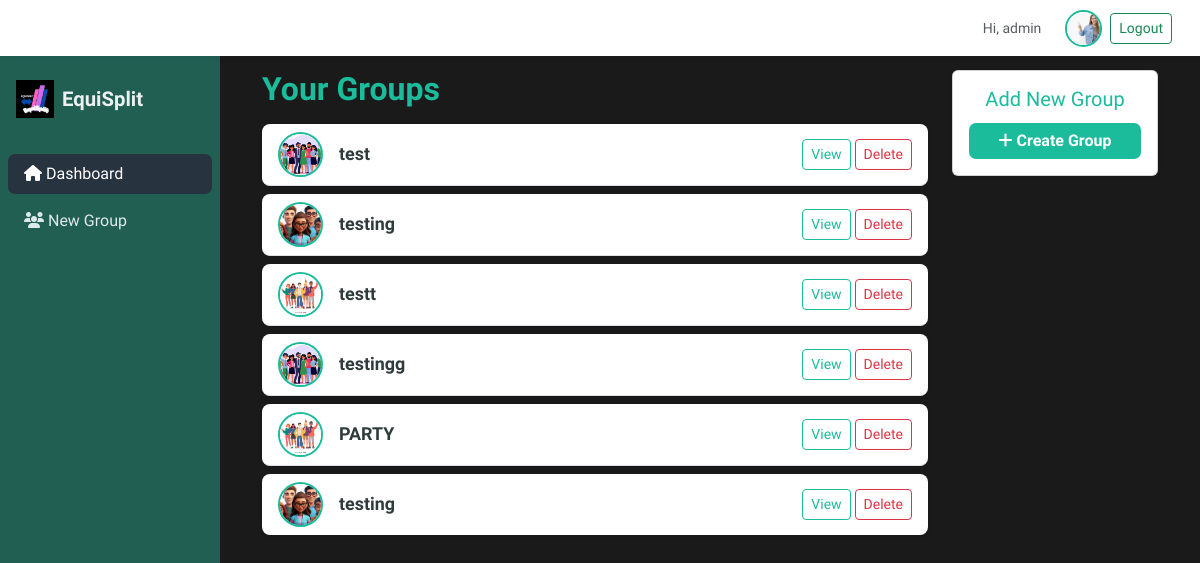
The app's page / (signed in) with its own data.
### equi_app/models.py (models this page shows, shortened)
class UserProfile(models.Model):
    GENDER_CHOICES = (
        ('M', 'Male'),
        ('F', 'Female'),
        ('O', 'Other'),
    )
    user = models.OneToOneField(User, on_delete=models.CASCADE, related_name='profile')
    profile_image = models.ImageField(upload_to='profile_photos/', default='profile_photos/default.png', blank=True)
    phone_number = models.CharField(max_length=20, blank=True)
    gender = models.CharField(max_length=1, choices=GENDER_CHOICES, blank=True)
    address = models.TextField(blank=True)
    pincode = models.CharField(max_length=10, blank=True)
    upi_id = models.CharField(max_length=64, blank=True)
    whatsapp_number = models.CharField(max_length=20, blank=True)

class Group(models.Model):
    name = models.CharField(max_length=100)
    members = models.ManyToManyField(User, related_name='custom_groups')
    group_image = models.ImageField(upload_to="group_images/", default="group_images/default.png", blank=True, null=True)
    created_by = models.ForeignKey(User, on_delete=models.CASCADE, blank=True, null=True, related_name='created_groups')
    created_at = models.DateTimeField(auto_now_add=True, blank=True, null=True)

### equi_app/views.py (the view)
# urls.py: path('', views.dashboard, name='dashboard'),
@login_required
def dashboard(request):
    groups = request.user.custom_groups.all()
    return render(request, 'dashboard.html', {'groups': groups})

### equi_app/templates/dashboard.html (shortened to what this page needs)
{% extends "base.html" %} {% block content %}
<div class="container-fluid">
  <div class="row">
    <div class="col-12 col-xl-9 mb-4">
      <h2 class="fw-bold" style="color: var(--theme-accent)">Your Groups</h2>
      {% if groups %}
      <ul class="list-group list-group-flush mt-3">
        {% for group in groups %}
        <li
          class="list-group-item d-flex justify-content-between align-items-center bg-white rounded-3 mb-2 shadow-sm"
        >
          <div class="d-flex align-items-center">
            {% if group.group_image %}
            <img
              src="{{ group.group_image.url }}"
              alt="{{ group.name }}"
              class="rounded-circle me-3"
              style="
                width: 45px;
                height: 45px;
                object-fit: cover;
                border: 2px solid var(--theme-accent);
              "
            />
            {% endif %}
            <span class="fw-semibold" style="color: #303c3c; font-size: 1.12em">
              {{ group.name }}
            </span>
          </div>
          <div>
            <a
              href="{% url 'group_detail' group.id %}"
              class="btn btn-outline-accent btn-sm"
              style="
                border-color: var(--theme-accent);
                color: var(--theme-accent);
              "
              >View</a
            >
            <a
              href="{% url 'group_delete' group.id %}"
              class="btn btn-outline-danger btn-sm"
              >Delete</a
            >
          </div>
        </li>
        {% endfor %}
      </ul>
      {% else %}
      <div class="alert alert-warning mt-3">
        You haven't joined any groups yet.
      </div>
      {% endif %}
    </div>
    <div class="col-12 col-xl-3">
      <div class="card shadow-sm mb-4">
        <div class="card-body text-center">
          <h5 class="card-title mb-2" style="color: var(--theme-accent)">
            Add New Group
          </h5>
          <a href="{% url 'create_group' %}" class="btn btn-accent w-100 mt-1">
            <i class="fa fa-plus"></i> Create Group
          </a>
        </div>
      </div>
    </div>
  </div>
</div>
{% endblock %}

### equi_app/templates/base.html (shortened to what this page needs)
<!DOCTYPE html>
<html lang="en">
<head>
    <link href="https://cdn.jsdelivr.net/npm/bootstrap@5.3.0/dist/css/bootstrap.min.css" rel="stylesheet">
    <link rel="stylesheet" href="https://cdnjs.cloudflare.com/ajax/libs/font-awesome/6.4.2/css/all.min.css">
</head>
<body>
    <nav class="sidebar" id="sidebarMenu">
        <div class="sidebar-logo mt-5">
            <img src="/media/profile_photos/logoo.png" alt="Logo" />
            <span style="font-size:1.27rem;font-weight:700;">EquiSplit</span>
        </div>
        <ul class="nav flex-column mt-4 px-2">
            <li class="nav-item">
                <a class="nav-link {% if request.resolver_match.url_name == 'dashboard' %}active{% endif %}" href="{% url 'dashboard' %}">
                    <i class="fas fa-house"></i> Dashboard
                </a>
            </li>
            <li class="nav-item">
                <a class="nav-link {% if request.resolver_match.url_name == 'create_group' %}active{% endif %}" href="{% url 'create_group' %}">
                    <i class="fas fa-users"></i> New Group
                </a>
            </li>
        </ul>
    </nav>
    <nav class="topnavbar">
        <div class="ms-auto d-flex align-items-center">
            <button class="profile-btn" aria-label="User">
                {% if user.is_authenticated and user.profile.profile_image.url %}
                  <span class="me-3 text-muted small">Hi, {{ user.username }}</span>
                  <a href="{% url 'profile_update' %}">
                  <img src="{{ user.profile.profile_image.url }}" class="profile-img mx-2" alt="Profile"/></a>
                  <a href="{% url 'logout' %}" class="btn btn-outline-success btn-sm">Logout</a>
                {% else %}
                    <a href="{% url 'login' %}" class="btn btn-success btn-sm" style="background:#20a074; border:none;">Log in</a>
                    <a href="{% url 'register' %}" class="btn btn-success btn-sm">Sign up</a>
                {% endif %}
            </button>
        </div>
    </nav>
    <div class="content-area" style="padding-top:70px;">
        {% block content %}{% endblock %}
    </div>
</body>
</html>

### equi_app/templates/base.html (style rules this page uses)
:root { --theme-accent: #1ABC9C; --sidebar-bg: #205f52ff; --sidebar-hover: #283340; }
body { background: #1A1A1A; font-family: 'Segoe UI', 'Arial', sans-serif; color: #ECF0F1; }
.sidebar { background: var(--sidebar-bg); color: #ECF0F1; min-width: 220px; max-width: 220px; height: 100vh; position: fixed; left: 0; top: 0; transition: transform 0.3s; z-index: 1000; }
.sidebar .nav-link { color: #dee9ec; font-weight: 500; border-radius: 7px; transition: background 0.18s; }
.sidebar .nav-link.active, .sidebar .nav-link:hover { background: var(--sidebar-hover); color: #fff; }
.sidebar-logo { display: flex; align-items: center; padding: 32px 16px 12px 16px; }
.sidebar-logo img { width: 38px; margin-right: 8px; }
.sidebar .nav-item { margin-bottom: 7px; }
.content-area { margin-left: 220px; padding: 35px 30px; min-height: 100vh; }
.topnavbar { background: #fff; height: 56px; display: flex; align-items: center; justify-content: space-between; box-shadow: 0 2px 8px rgba(44,62,80,.04); padding: 0 22px 0 242px; position: fixed; top: 0; left: 0; right: 0; z-index: 1100; }
.profile-btn { border: none; background: none; outline: none; display: flex; align-items: center; cursor: pointer; }
.profile-img { width: 37px; height: 37px; border-radius: 50%; object-fit: cover; border: 2px solid var(--theme-accent); }
.btn-accent { background: var(--theme-accent); color: #fff; border: none; border-radius: 7px; font-weight: 600; }

### records on screen
Group: group_image (picture), name "test"
Group: group_image (picture), name "testing"
Group: group_image (picture), name "testt"
Group: group_image (picture), name "testingg"
Group: group_image (picture), name "PARTY"
Group: group_image (picture), name "testing"

### other values on screen
{{ user.username }} "admin"
